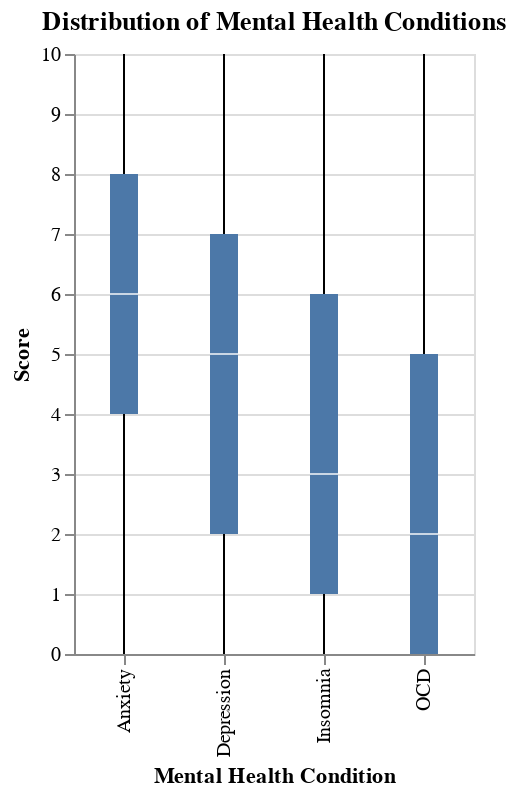

This figure's notebook cell:
### Code cell
import altair as alt

melted_df = df.melt(value_vars=['Anxiety', 'Depression', 'Insomnia', 'OCD'],
                    var_name='Condition', value_name='Score')

box_plots = alt.Chart(melted_df).mark_boxplot().encode(
    x=alt.X('Condition:N', axis=alt.Axis(title='Mental Health Condition')),
    y=alt.Y('Score:Q', axis=alt.Axis(title='Score')),
    tooltip=['Condition', 'Score']
).properties(
    width=200,
    height=300,
    title='Distribution of Mental Health Conditions'
)

box_plots

### Figure 1 — Vega-Lite specification as saved in the notebook (floating-point values rounded to 4 significant figures; data arrays with more than 128 entries replaced by an {"elided": "..."} marker saying what was removed)
{"config": {"view": {"continuousWidth": 300, "continuousHeight": 300}}, "data": {"name": "data-0a53cfdff18c550ed8c59028d7e1015b"}, "mark": {"type": "boxplot"}, "encoding": {"tooltip": [{"field": "Condition", "type": "nominal"}, {"field": "Score", "type": "quantitative"}], "x": {"axis": {"title": "Mental Health Condition"}, "field": "Condition", "type": "nominal"}, "y": {"axis": {"title": "Score"}, "field": "Score", "type": "quantitative"}}, "height": 300, "title": "Distribution of Mental Health Conditions", "width": 200, "$schema": "https://vega.github.io/schema/vega-lite/v5.16.3.json", "datasets": {"data-0a53cfdff18c550ed8c59028d7e1015b": {"elided": "2944 records"}}}
